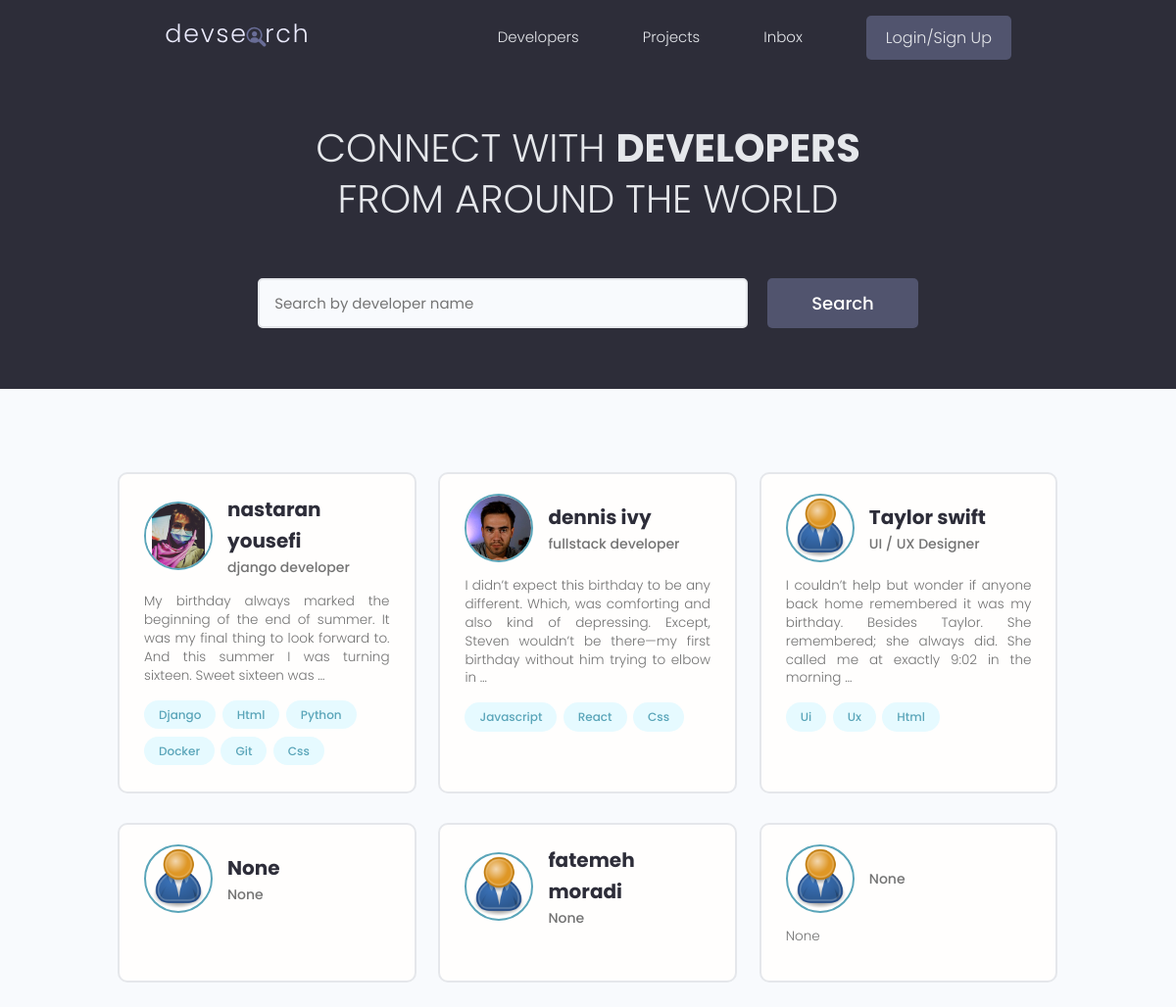
Before: / with the older database file.
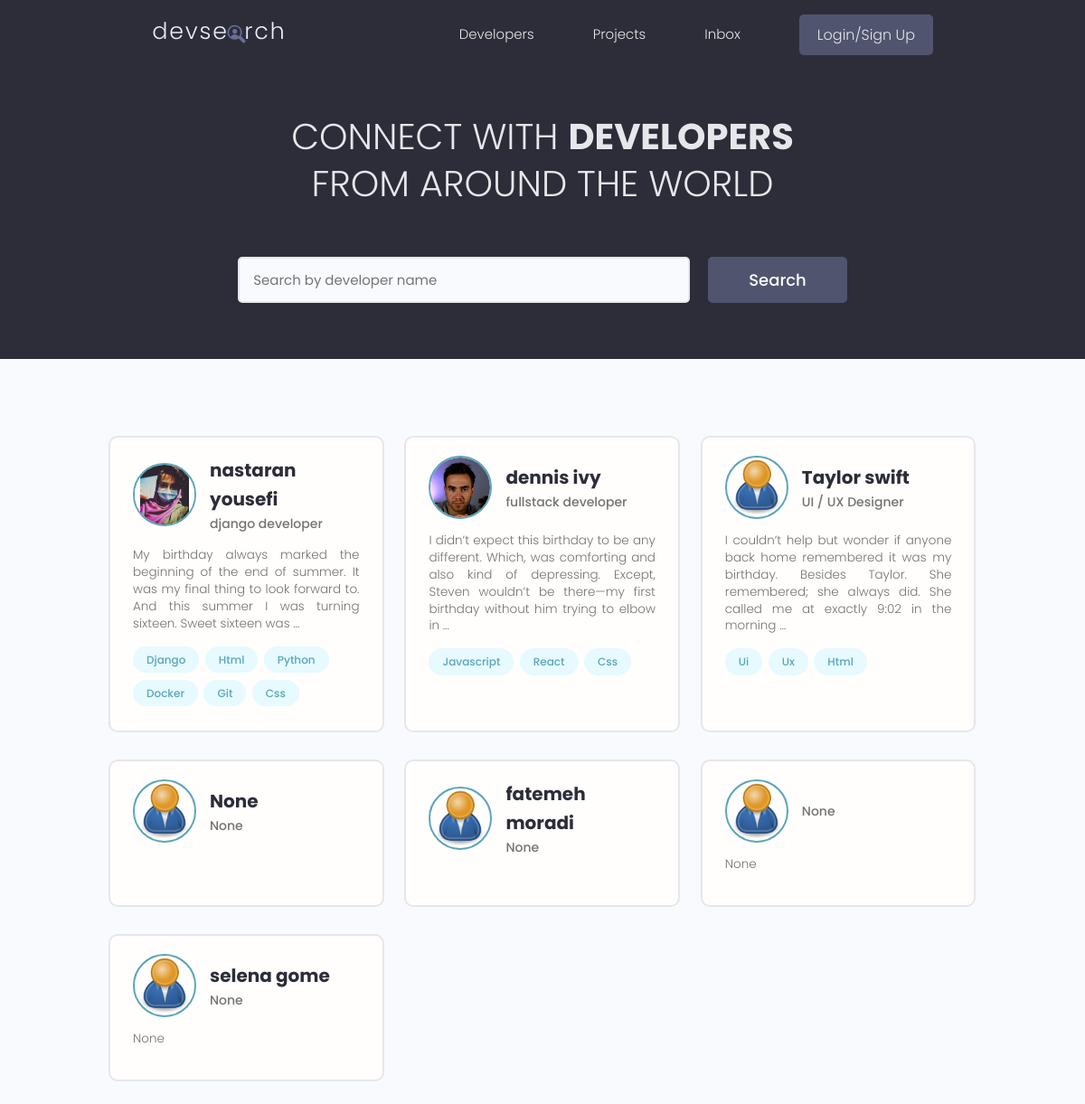
After: the same page with the newer database file.
### users/models.py (models this page shows, shortened)
class Profile(models.Model):
    user = models.OneToOneField(User, on_delete=models.CASCADE, null=True, blank=True)
    name = models.CharField(max_length=250, null=True, blank=True)
    username = models.CharField(max_length=250, null=True, blank=True)
    email = models.EmailField(max_length=500, blank=True, null=True)
    short_intro = models.CharField(max_length=200, blank=True, null=True)
    bio = models.TextField(blank=True, null=True)
    location = models.CharField(max_length=200, blank=True, null=True)
    profile_image = models.ImageField(blank=True, null=True, upload_to='profiles/',
                         default='profiles/user-default.png')
    social_github = models.CharField(max_length=500, blank=True, null=True)
    social_linkedin = models.CharField(max_length=500, blank=True, null=True)
    social_website = models.CharField(max_length=500, blank=True, null=True)
    social_twitter = models.CharField(max_length=500, blank=True, null=True)
    created = models.DateTimeField(auto_now_add=True)
    id = models.UUIDField(default=uuid.uuid4, unique=True, editable=False, primary_key=True)

class Skill(models.Model):
    owner = models.ForeignKey(Profile, on_delete=models.CASCADE)
    name = models.CharField(max_length=200, blank=True, null=True)
    description = models.TextField(null=True, blank=True)

### users/views.py (the view)
# urls.py: path('', views.profiles, name='profiles'),
def profiles(request):
    profiles = Profile.objects.all()
    context = {
        'profiles' : profiles,
    }
    return render(request, 'users/profiles.html', context)

### users/templates/users/profiles.html (shortened to what this page needs)
{% extends 'main.html' %}
{% block content %}
<main class="home">
    <section class="hero-section text-center">
      <div class="container container--narrow">
        <div class="hero-section__box">
          <h2>CONNECT WITH <span>DEVELOPERS</span></h2>
          <h2>FROM AROUND THE WORLD</h2>
        </div>
        <div class="hero-section__search">
          <form class="form" action="#" method="get">
            <div class="form__field">
              <input class="input input--text" id="formInput#search" type="text" name="text"
                placeholder="Search by developer name" />
            </div>
            <input class="btn btn--sub btn--lg" type="submit" value="Search" />
          </form>
        </div>
      </div>
    </section>
    <section class="devlist">
      <div class="container">
        <div class="grid grid--three">
        {% for profile in profiles %}
          <div class="column card">
            <div class="dev">
              <a href="{% url 'user-profile' profile.pk %}" class="card__body">
                <div class="dev__profile">
                  <img class="avatar avatar--md" src="{{ profile.profile_image.url }}" alt="image" />
                  <div class="dev__meta">
                    <h3>{{ profile.name }}</h3>
                    <h5>{{ profile.short_intro|truncatewords:6 }}</h5>
                  </div>
                </div>
                <p class="dev__info">{{ profile.bio|truncatewords:30 }}</p>
                <div class="dev__skills">
                    {% for skill in profile.skill_set.all|slice:'6' %}
                      <span class="tag tag--pill tag--main">
                        <small>{{ skill.name|title }}</small>
                      </span>
                    {% endfor %}
                </div>
              </a>
            </div>
          </div>
          {% endfor %}
        </div>
      </div>
    </section>
  </main>
{% endblock %}

### templates/main.html (shortened to what this page needs)
<!doctype html>
{% load static %}
<html lang="en">
<head>
  <link rel="stylesheet" href="https://cdn.iconmonstr.com/1.3.0/css/iconmonstr-iconic-font.min.css" />
  <link rel="stylesheet" href="{% static 'uikit/styles/uikit.css' %}" />
  <link rel="stylesheet" href="{% static 'styles/app.css' %}" />
</head>
<body>
{% include 'navbar.html' %}
{% block content %}
{% endblock %}
</body>
</html>

### templates/navbar.html (shortened to what this page needs)
{% load static %}
  <header class="header">
    <div class="container container--narrow">
      <a href="{% url 'profiles' %}" class="header__logo">
        <img src="{% static 'images/logo.svg' %}" alt="DevSearch Logo" />
      </a>
      <nav class="header__nav">
        <ul class="header__menu">
          <li class="header__menuItem"><a href="{% url 'profiles' %}">Developers</a></li>
          <li class="header__menuItem"><a href="{% url 'projects' %}">Projects</a></li>
          <li class="header__menuItem"><a href="">Inbox</a></li>
          {% if request.user.is_authenticated %}
            <li class="header__menuItem"><a href="{% url 'create_project' %}">Add project</a></li>
            <li class="header__menuItem"><a href="{% url 'logout' %}" class="btn btn--sub">Logout</a></li>
          {% else %}
            <li class="header__menuItem"><a href="{% url 'login' %}" class="btn btn--sub">Login/Sign Up</a></li>
          {% endif %}
        </ul>
      </nav>
    </div>
  </header>

### static/styles/app.css (style rules this page uses)
:root { --color-sub: #2d2d39; }
.btn--sub { background-color: var(--color-sub-light); }
.card { border: 2px solid var(--color-light); }
img { width: 100%; }
.header { position: sticky; z-index: 111; background-color: var(--color-sub); padding: 1.5rem 0; }
.header > .container { display: flex; justify-content: space-between; align-items: center; }
.header__logo > img { height: 3.8rem; }
.header__nav > ul { display: inline-flex; align-items: center; list-style: none; gap: 6.5rem; }
.header__menuItem > a { color: var(--color-light); font-weight: 300; }
.hero-section { height: 40vh; display: flex; align-items: center; background-color: var(--color-sub); }
.hero-section__box { margin-bottom: 4rem; }
.hero-section__box > h2, .hero-section__box > h2 > span { font-size: 4rem; color: var(--color-light); line-height: 1.3; text-transform: uppercase; }
.hero-section__box > h2 { font-weight: 300; }
.hero-section__box > h2 > span { font-weight: 700; }
.hero-section__search > .form { display: flex; align-items: center; justify-content: center; gap: 2rem; }
.hero-section__search > .form input.input--text { width: 50rem; }
.devlist { margin-top: 8rem; }
.devlist .grid { align-items: stretch; }
.devlist .dev .dev__profile { display: flex; align-items: center; gap: 1.5rem; }
.devlist .dev .dev__meta h3 { color: var(--color-sub); font-size: 2rem; font-weight: 700; }
.devlist .dev .dev__meta h5 { color: var(--color-text); font-size: 1.4rem; font-weight: 500; }
.devlist .dev .dev__info { margin: 1.5rem 0; font-size: 1.35rem; line-height: 1.4; text-align: justify; }

### static/uikit/styles/modules/_variables.css (style rules this page uses)
:root { --color-main: #5aa5b9; --color-main-light: #e6faff; --color-sub: #3f4156; --color-sub-light: #51546e; --color-sub-lighter: #ededfd; --color-text: #737373; --color-gray: #8b8b8b; --color-light: #e5e7eb; --color-light-gray: #767676; --color-bg: #f8fafd; --color-white: #fffefd; --color-white-light: #f3f3f3; --color-success: #359e64; --color-success-bg: #def8e8; --color-error: #fc4b0b; --color-error-bg: #fff2ee; --font-base: 'Poppins', arial, helvetica, 'Segoe UI', roboto, ubuntu, sans-serif; --font-monospace: 'Fira Code', 'Courier New', courier, monospace; --font-regular: 300; --font-medium: 500; --font-bold: 700; --generic-shadow: 1px 1px 5px #00000010; --generic-transition: all 0.3s ease-in-out; }

### static/uikit/styles/modules/_base.css (style rules this page uses)
* { margin: 0; padding: 0; box-sizing: border-box; text-rendering: optimizeLegibility; color: inherit; font-size: inherit; }
html { font-size: 50%; }
@media only screen and (min-width: 480px) { html { font-size: 56.25%; } }
@media only screen and (min-width: 1200px) { html { font-size: 62.5%; } }
body { line-height: 1.6; font-weight: 400; font-size: 1.5rem; color: var(--color-text); background-color: var(--color-bg); min-height: 100vh; }

### static/uikit/styles/modules/_typography.css (style rules this page uses)
* { font-family: var(--font-base); }
h2 { font-size: 3.6rem; font-weight: var(--font-bold); }
h3 { font-size: 3.2rem; font-weight: var(--font-medium); }
h5 { font-size: 2.4rem; font-weight: var(--font-medium); }
h5, h6 { font-weight: var(--font-regular); }
p, span, strong { font-size: 1.6rem; color: var(--color-text); font-weight: var(--font-regular); }
a { padding-bottom: 2px; text-decoration: none; display: inline-block; color: var(--color-main); font-weight: var(--font-medium); }

### static/uikit/styles/modules/_utilities.css (style rules this page uses)
.container { width: 92%; max-width: 165rem; margin: 0 auto; box-sizing: border-box; }
.container--narrow { width: 92%; max-width: 120rem; }
@media screen and (min-width: 1000px) { .container { width: 90%; } }
@media screen and (min-width: 1000px) { .container--narrow { width: 85%; } }
@media screen and (min-width: 1200px) { .container { width: 80%; } }
@media screen and (min-width: 1200px) { .container--narrow { width: 72%; } }
.text-center { text-align: center; }

### static/uikit/styles/modules/_avatar.css (style rules this page uses)
.avatar { border-radius: 50%; border: 2px solid var(--color-main); object-fit: cover; }
.avatar--md { height: 7rem; width: 7rem; }

### static/uikit/styles/modules/_button.css (style rules this page uses)
.btn { display: inline-block; position: relative; cursor: pointer; background-color: var(--color-light); font-weight: var(--font-medium); color: var(--color-sub); text-decoration: none; padding: 1rem 2rem; border-radius: 0.5rem; border: none; width: -webkit-fit-content; width: -moz-fit-content; width: fit-content; height: -webkit-fit-content; height: -moz-fit-content; height: fit-content; font-size: 1.6rem; outline-width: 0; outline-color: transparent; -webkit-backface-visibility: hidden; backface-visibility: hidden; transition: all 0.3s ease-in-out; }
.btn--sub { background-color: var(--color-sub); color: var(--color-white); }
.btn--lg { font-size: 1.8rem; padding: 1.2rem 4.5rem; }

Changed rows visible on the page:
added Profile: profile_image (placeholder picture), name "selena gome", short_intro "None", bio "None"
